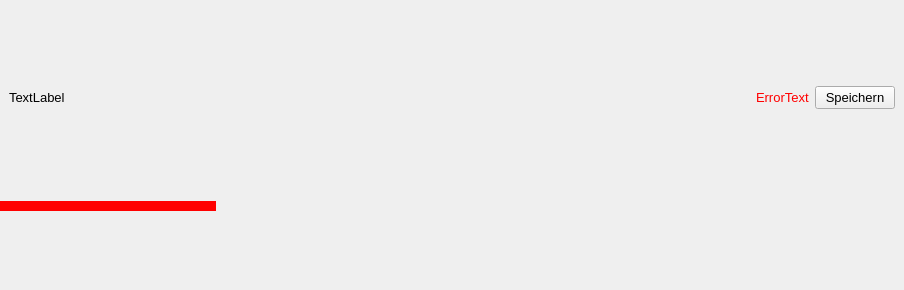
<?xml version="1.0" encoding="UTF-8"?>
<ui version="4.0">
 <class>Form</class>
 <widget class="QWidget" name="Form">
  <property name="geometry">
   <rect>
    <x>0</x>
    <y>0</y>
    <width>904</width>
    <height>290</height>
   </rect>
  </property>
  <property name="windowTitle">
   <string>Form</string>
  </property>
  <layout class="QGridLayout" name="gridLayout">
   <property name="leftMargin">
    <number>0</number>
   </property>
   <property name="topMargin">
    <number>0</number>
   </property>
   <property name="rightMargin">
    <number>0</number>
   </property>
   <property name="bottomMargin">
    <number>0</number>
   </property>
   <item row="0" column="0">
    <layout class="QHBoxLayout" name="horizontalLayout">
     <property name="leftMargin">
      <number>9</number>
     </property>
     <property name="topMargin">
      <number>9</number>
     </property>
     <property name="rightMargin">
      <number>9</number>
     </property>
     <property name="bottomMargin">
      <number>9</number>
     </property>
     <item>
      <widget class="QLabel" name="lfbProcessInfo">
       <property name="font">
        <font>
         <pointsize>10</pointsize>
        </font>
       </property>
       <property name="text">
        <string>TextLabel</string>
       </property>
      </widget>
     </item>
     <item>
      <spacer name="horizontalSpacer">
       <property name="font">
        <font>
         <pointsize>10</pointsize>
        </font>
       </property>
       <property name="orientation">
        <enum>Qt::Horizontal</enum>
       </property>
       <property name="sizeHint" stdset="0">
        <size>
         <width>40</width>
         <height>20</height>
        </size>
       </property>
      </spacer>
     </item>
     <item>
      <widget class="QLabel" name="lfbErrorStateLabel">
       <property name="font">
        <font>
         <pointsize>10</pointsize>
        </font>
       </property>
       <property name="styleSheet">
        <string notr="true">color: red;</string>
       </property>
       <property name="text">
        <string>ErrorText</string>
       </property>
      </widget>
     </item>
     <item>
      <widget class="QPushButton" name="lfbSaveBtn">
       <property name="font">
        <font>
         <pointsize>10</pointsize>
        </font>
       </property>
       <property name="text">
        <string>Speichern</string>
       </property>
      </widget>
     </item>
    </layout>
   </item>
   <item row="1" column="0">
    <widget class="QProgressBar" name="lfbProgressBar">
     <property name="font">
      <font>
       <pointsize>1</pointsize>
      </font>
     </property>
     <property name="autoFillBackground">
      <bool>false</bool>
     </property>
     <property name="styleSheet">
      <string notr="true">QProgressBar::chunk{
	background-color: red;
	
}
QProgressBar{
	color:transparent;
	background-color: transparent;
	border:none;
}</string>
     </property>
     <property name="value">
      <number>24</number>
     </property>
    </widget>
   </item>
  </layout>
 </widget>
 <resources/>
 <connections/>
</ui>
